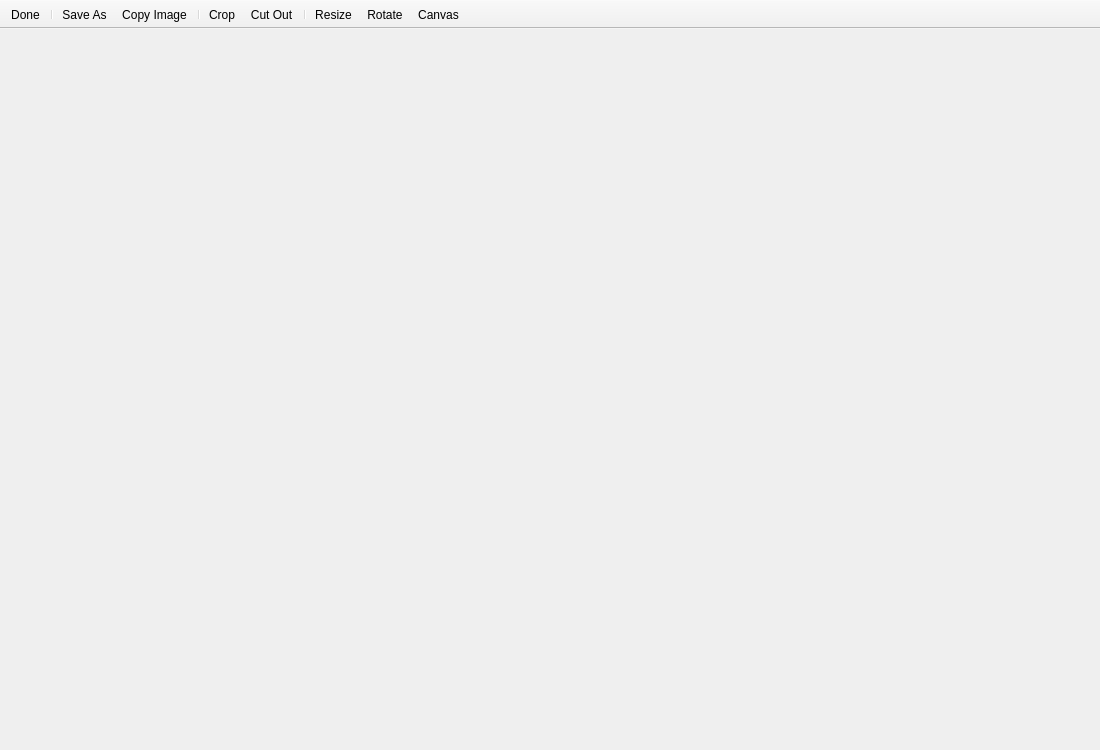
<?xml version="1.0" encoding="UTF-8"?>
<ui version="4.0">
 <class>AnnotatorWindow</class>
 <widget class="QMainWindow" name="AnnotatorWindow">
  <property name="geometry">
   <rect>
    <x>0</x>
    <y>0</y>
    <width>1100</width>
    <height>750</height>
   </rect>
  </property>
  <property name="windowTitle">
   <string>Glimpse Editor</string>
  </property>
  <widget class="QWidget" name="centralwidget"/>
  <widget class="QToolBar" name="editToolBar">
   <property name="windowTitle">
    <string>Editor</string>
   </property>
   <property name="movable">
    <bool>false</bool>
   </property>
   <property name="iconSize">
    <size>
     <width>24</width>
     <height>24</height>
    </size>
   </property>
   <property name="toolButtonStyle">
    <enum>Qt::ToolButtonIconOnly</enum>
   </property>
   <attribute name="toolBarArea">
    <enum>TopToolBarArea</enum>
   </attribute>
   <attribute name="toolBarBreak">
    <bool>false</bool>
   </attribute>
   <addaction name="actionDone"/>
   <addaction name="separator"/>
   <addaction name="actionSaveAs"/>
   <addaction name="actionCopy"/>
   <addaction name="separator"/>
   <addaction name="actionCrop"/>
   <addaction name="actionCut"/>
   <addaction name="separator"/>
   <addaction name="actionResize"/>
   <addaction name="actionRotate"/>
   <addaction name="actionCanvas"/>
  </widget>
  <action name="actionDone">
   <property name="icon">
    <iconset resource="../../resources/glimpse.qrc">
     <normaloff>:/icons/check.svg</normaloff>:/icons/check.svg</iconset>
   </property>
   <property name="text">
    <string>Done</string>
   </property>
   <property name="toolTip">
    <string>Apply the edits to the capture and close the editor</string>
   </property>
   <property name="shortcut">
    <string notr="true">Ctrl+Return</string>
   </property>
  </action>
  <action name="actionSaveAs">
   <property name="icon">
    <iconset resource="../../resources/glimpse.qrc">
     <normaloff>:/icons/save.svg</normaloff>:/icons/save.svg</iconset>
   </property>
   <property name="text">
    <string>Save As...</string>
   </property>
   <property name="shortcut">
    <string notr="true">Ctrl+S</string>
   </property>
  </action>
  <action name="actionCopy">
   <property name="icon">
    <iconset resource="../../resources/glimpse.qrc">
     <normaloff>:/icons/content_copy.svg</normaloff>:/icons/content_copy.svg</iconset>
   </property>
   <property name="text">
    <string>Copy Image</string>
   </property>
   <property name="shortcut">
    <string notr="true">Ctrl+Shift+C</string>
   </property>
  </action>
  <action name="actionCrop">
   <property name="icon">
    <iconset resource="../../resources/glimpse.qrc">
     <normaloff>:/icons/crop.svg</normaloff>:/icons/crop.svg</iconset>
   </property>
   <property name="text">
    <string>Crop</string>
   </property>
   <property name="toolTip">
    <string>Crop the image</string>
   </property>
  </action>
  <action name="actionCut">
   <property name="icon">
    <iconset resource="../../resources/glimpse.qrc">
     <normaloff>:/icons/content_cut.svg</normaloff>:/icons/content_cut.svg</iconset>
   </property>
   <property name="text">
    <string>Cut Out</string>
   </property>
   <property name="toolTip">
    <string>Cut a horizontal or vertical strip out of the image</string>
   </property>
  </action>
  <action name="actionResize">
   <property name="icon">
    <iconset resource="../../resources/glimpse.qrc">
     <normaloff>:/icons/photo_size_select_large.svg</normaloff>:/icons/photo_size_select_large.svg</iconset>
   </property>
   <property name="text">
    <string>Resize</string>
   </property>
   <property name="toolTip">
    <string>Resize the image</string>
   </property>
  </action>
  <action name="actionRotate">
   <property name="icon">
    <iconset resource="../../resources/glimpse.qrc">
     <normaloff>:/icons/rotate_right.svg</normaloff>:/icons/rotate_right.svg</iconset>
   </property>
   <property name="text">
    <string>Rotate</string>
   </property>
   <property name="toolTip">
    <string>Rotate or flip the image</string>
   </property>
  </action>
  <action name="actionCanvas">
   <property name="icon">
    <iconset resource="../../resources/glimpse.qrc">
     <normaloff>:/icons/aspect_ratio.svg</normaloff>:/icons/aspect_ratio.svg</iconset>
   </property>
   <property name="text">
    <string>Canvas</string>
   </property>
   <property name="toolTip">
    <string>Change the canvas size and color</string>
   </property>
  </action>
 </widget>
 <resources>
  <include location="../../resources/glimpse.qrc"/>
 </resources>
 <connections/>
</ui>
